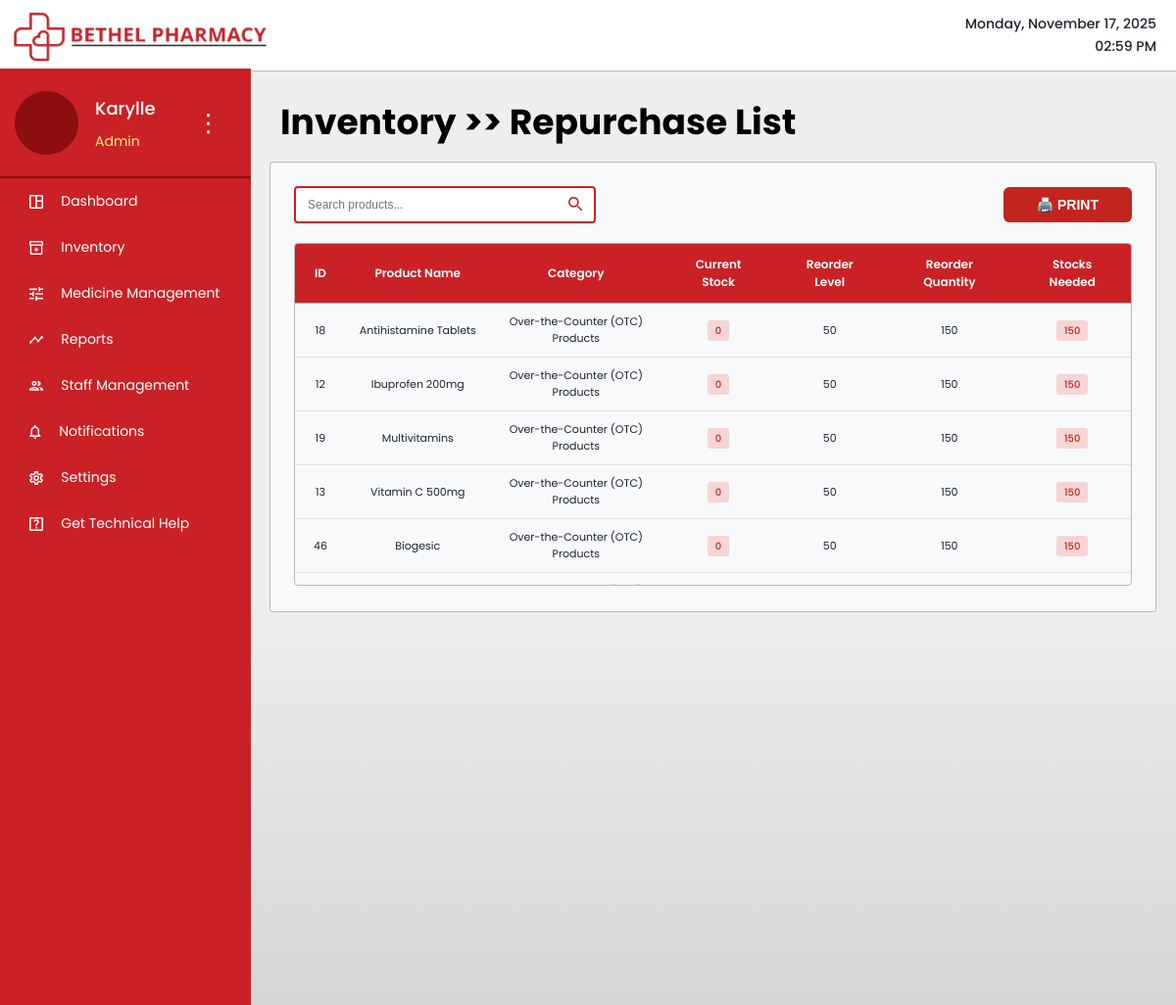
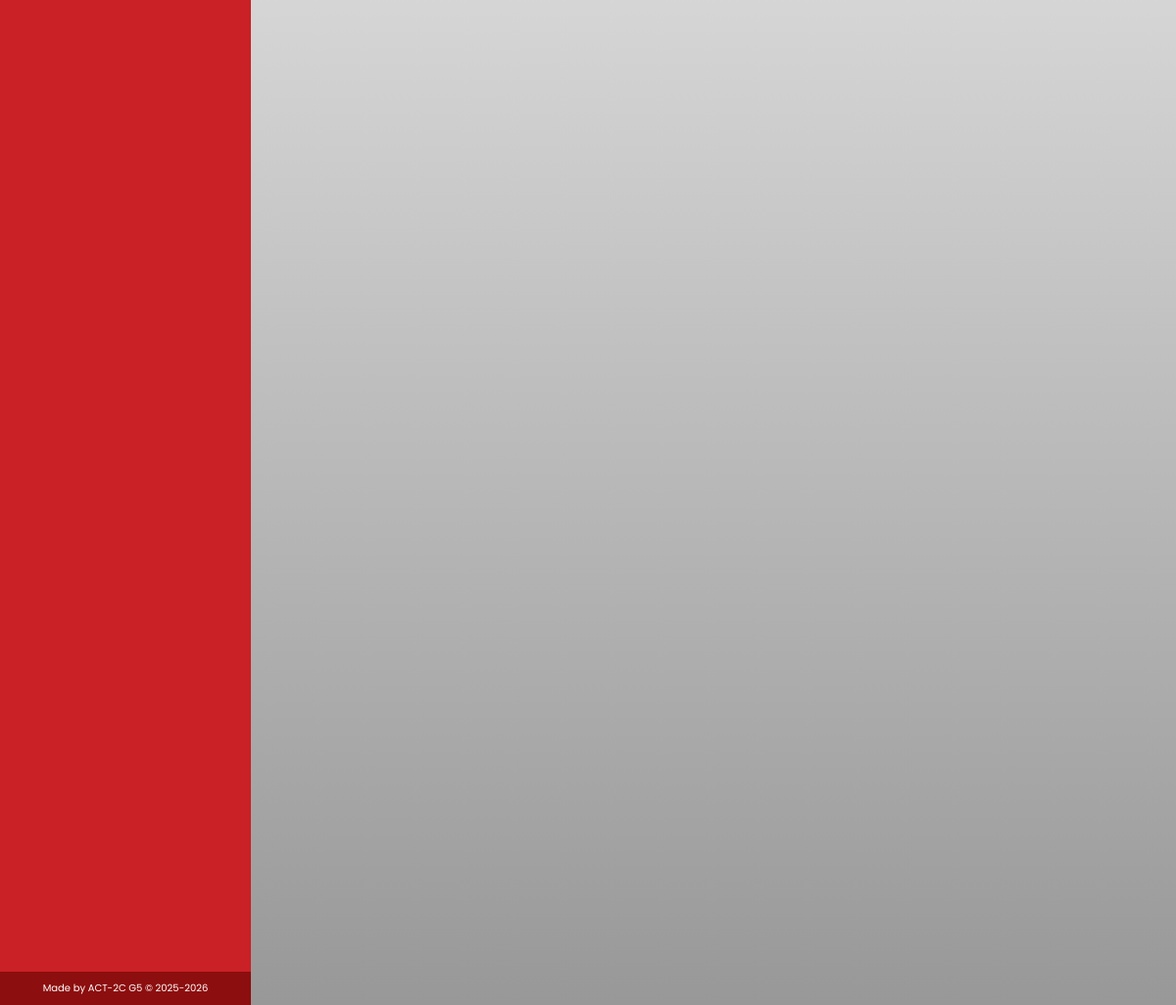
The page /inventory_repurchase.php (signed in) on the database its author committed (2 pictures, top to bottom).
### tables this page shows
CREATE TABLE `products` (
  `product_id` int(11) NOT NULL,
  `product_name` varchar(255) NOT NULL,
  `category` enum('Prescription Medicines','Over-the-Counter (OTC) Products','Health & Personal Care','Medical Supplies & Equipment') NOT NULL,
  `price` decimal(10,2) NOT NULL,
  `current_stock` int(11) NOT NULL DEFAULT 0,
  `manufactured_date` date NOT NULL,
  `expiry_date` date NOT NULL,
  `how_to_use` text DEFAULT NULL,
  `side_effects` text DEFAULT NULL,
  `created_at` timestamp NOT NULL DEFAULT current_timestamp(),
  `updated_at` timestamp NOT NULL DEFAULT current_timestamp() ON UPDATE current_timestamp(),
  `reorder_level` int(11) DEFAULT 50,
  `reorder_quantity` int(11) DEFAULT 100
);

### inventory_repurchase.php (the view, shortened to what this page needs)
<?php
$current_date = date('l, F j, Y');
$current_time = date('h:i A');
$conn = new mysqli("localhost", "root", "", "bethel_pharmacy");
$search = isset($_GET['search']) ? $conn->real_escape_string($_GET['search']) : '';
$sql = "SELECT p.product_id, p.product_name, p.category, p.reorder_level, p.reorder_quantity,
        COALESCE(SUM(CASE WHEN pb.status = 'available' AND pb.expiry_date > CURDATE() AND DATEDIFF(pb.expiry_date, CURDATE()) > 365 THEN pb.quantity ELSE 0 END), 0) AS current_stock,
        (p.reorder_quantity - COALESCE(SUM(CASE WHEN pb.status = 'available' AND pb.expiry_date > CURDATE() AND DATEDIFF(pb.expiry_date, CURDATE()) > 365 THEN pb.quantity ELSE 0 END), 0)) AS stocks_needed
        FROM products p
        LEFT JOIN product_batches pb ON p.product_id = pb.product_id
        WHERE 1=1";
$sql .= " GROUP BY p.product_id
          HAVING current_stock <= p.reorder_level AND stocks_needed > 0
          ORDER BY stocks_needed DESC";
$result = $conn->query($sql);
$repurchase_list = [];
while($row = $result->fetch_assoc()) {
    $repurchase_list[] = $row;
}
?>
<!DOCTYPE html>
<html lang="en">
<head>
    <link rel="stylesheet" href="css/base.css">
    <link rel="stylesheet" href="css/header.css">
    <link rel="stylesheet" href="css/sidebar.css">
    <link rel="stylesheet" href="css/management.css">
    <link rel="stylesheet" href="css/tables.css">
    <link rel="stylesheet" href="css/inventory.css">
</head>
</head>
<body>
    <header class="header">
        <img src="assets/bethel_logo.png" alt="Bethel Pharmacy" class="logo">
        <div class="datetime">
            <div><?php echo $current_date; ?></div>
            <div><?php echo $current_time; ?></div>
        </div>
    </header>
    <nav class="sidebar">
        <div class="profile-container">
            <div class="profile-image"></div>
            <div class="profile-info">
                <div class="profile-username"><?php echo $_SESSION['username']; ?></div>
                <div class="profile-role"><?php echo ucfirst($_SESSION['role']); ?></div>
            </div>
            <div class="profile-menu" onclick="this.nextElementSibling.classList.toggle('show')">&vellip;</div>
        </div>
        <div class="nav-buttons">
            <a href="admin_dashboard.php" class="nav-button"><img src="assets/dashboard.png" alt="">Dashboard</a>
            <a href="inventory.php" class="nav-button"><img src="assets/inventory.png" alt="">Inventory</a>
            <a href="medicine_management.php" class="nav-button"><img src="assets/management.png" alt="">Medicine Management</a>
            <a href="reports.php" class="nav-button"><img src="assets/reports.png" alt="">Reports</a>
            <a href="staff_management.php" class="nav-button"><img src="assets/staff.png" alt="">Staff Management</a>
            <a href="notifications.php" class="nav-button"><img src="assets/notifs.png" alt="">Notifications</a>
            <a href="settings.php" class="nav-button"><img src="assets/settings.png" alt="">Settings</a>
            <a href="help.php" class="nav-button"><img src="assets/help.png" alt="">Get Technical Help</a>
        </div>
        <div class="sidebar-credits">Made by ACT-2C G5 © 2025-2026</div>
    </nav>
    <div class="content">
        <h2>Inventory >> Repurchase List</h2>
        <div class="management-panel">
            <div class="panel-controls" style="display: flex; justify-content: space-between; align-items: center;">
                <form method="GET" class="search-form">
                    <input type="text" name="search" value="<?php echo htmlspecialchars($search); ?>" class="search-input" placeholder="Search products...">
                    <button type="submit" style="background: none; border: none; padding: 0; cursor: pointer;">
                        <img src="assets/search.png" alt="Search" class="search-icon">
                    </button>
                </form>
                <button onclick="printTable()" style="background: #c2251d; color: white; border: none; padding: 10px 34px; border-radius: 6px; font-size: 14px; font-weight: 550; cursor: pointer; transition: background 0.3s; white-space: nowrap;">
                🖨️  PRINT
                </button>
            </div>
            <div class="products-table-container">
                <table class="products-table">
                    <thead>
                        <tr>
                            <th>ID</th>
                            <th>Product Name</th>
                            <th>Category</th>
                            <th>Current Stock</th>
                            <th>Reorder Level</th>
                            <th>Reorder Quantity</th>
                            <th>Stocks Needed</th>
                        </tr>
                    </thead>
                    <tbody>
                        <?php if (empty($repurchase_list)): ?>
                            <tr>
                                <td colspan="7" style="text-align: center; padding: 20px; color: #666;">
                                    No products need repurchasing at this time.
                                </td>
                            </tr>
                        <?php else: ?>
                            <?php foreach($repurchase_list as $row):
                                $stock_class = $row['current_stock'] == 0 ? 'status-red' : 'status-orange';
                            ?>
                            <tr>
                                <td><?php echo $row['product_id']; ?></td>
                                <td><?php echo $row['product_name']; ?></td>
                                <td><?php echo $row['category']; ?></td>
                                <td><span class="status-badge <?php echo $stock_class; ?>"><?php echo $row['current_stock']; ?></span></td>
                                <td><?php echo $row['reorder_level']; ?></td>
                                <td><?php echo $row['reorder_quantity']; ?></td>
                                <td><span class="status-badge status-red"><?php echo $row['stocks_needed']; ?></span></td>
                            </tr>
                            <?php endforeach; ?>
                        <?php endif; ?>
                    </tbody>
                </table>
            </div>
        </div>
    </div>
</body>
</html>

### css/base.css (style rules this page uses)
* { margin: 0; padding: 0; box-sizing: border-box; }
html, body { margin: 0; padding: 0; height: 100%; }
body { font-family: 'Poppins', sans-serif; background: linear-gradient(180deg, #EEEEEE 30%, #999898 100%); min-height: 100vh; overflow: hidden; }
.content { max-width: calc(100vw - 256px); margin: 30px 20px 30px 256px; padding: 10px 20px; max-height: calc(100vh - 103px); overflow: hidden; }
.content h2 { margin: 0; font-family: Poppins; font-weight: 620; font-size: 36px; line-height: 24px; letter-spacing: 0; width: auto; height: 24px; }

### css/header.css (style rules this page uses)
.header { width: 100%; height: 73px; background: white; border-bottom: 1.5px solid rgba(29, 36, 46, 0.3); display: flex; justify-content: space-between; align-items: center; padding-right: 20px; margin: 0; }
.logo { width: 289px; height: 68px; object-fit: contain; }
.datetime { font-weight: 500; font-size: 14px; line-height: 23px; color: #1D242E; text-align: right; }

### css/sidebar.css (style rules this page uses)
.sidebar { width: 256px; min-height: calc(100vh - 70px); background: #C92126; position: fixed; top: 70px; left: 0; display: flex; flex-direction: column; }
.profile-container { width: 210px; height: 65px; position: absolute; top: 23px; left: 15px; display: flex; align-items: center; }
.profile-image { width: 65px; height: 65px; border-radius: 50%; background: #8D0E0E; flex-shrink: 0; }
.profile-info { margin: 0 17px; flex: 1; }
.profile-username { font-weight: 500; font-size: 18px; color: white; margin-bottom: 10px; }
.profile-role { font-size: 14px; color: #FFEC85; }
.profile-menu { font-size: 25px; color: white; cursor: pointer; }
.nav-buttons { width: 100%; margin-top: 110px; border-top: 2px solid #8D0E0E; }
.nav-button { width: 100%; height: 47px; background: transparent; border: none; cursor: pointer; font-size: 14px; color: white; text-align: left; padding: 10px 10px 10px 0.8cm; display: flex; align-items: center; gap: 18px; transition: background 0.2s; text-decoration: none; pointer-events: auto; }
.sidebar-credits { width: 256px; height: 34px; background: #8D0E0E; margin-top: auto; display: flex; align-items: center; justify-content: center; font-size: 10px; color: white; }

### css/management.css (style rules this page uses)
.management-panel { width: auto; height: 460px; background: #F8F9FA; border: 1px solid rgba(29, 36, 46, 0.3); border-radius: 4px; margin: 30px 0 0 0; padding: 24px; position: absolute; left: 275px; right: 20px; top: 135px; }
.search-form { display: flex; align-items: center; width: 308px; height: 38px; background: white; border: 2.5px solid #C92126; border-radius: 4px; padding: 0 12px; flex-shrink: 0; }
.search-input { flex: 1; border: none; outline: none; font-size: 12px; background: transparent; min-width: 0; }
.search-icon { width: 14px; height: 14px; margin-left: 10px; cursor: pointer; flex-shrink: 0; }
.panel-controls { display: flex; gap: 15px; margin-bottom: 15px; align-items: center; }
.panel-controls form { margin: 0; }

### css/tables.css (style rules this page uses)
.products-table-container { width: 100%; height: 350px; overflow-y: auto; border: 1px solid rgba(29, 36, 46, 0.3); border-radius: 4px; margin-top: 20px; }
.products-table { width: 100%; border-collapse: collapse; }
.products-table thead { position: sticky; top: 0; background: #C92126; color: white; z-index: 1; }
.products-table th { padding: 12px 20px; text-align: center; font-weight: 600; font-size: 12px; border-bottom: 1px solid rgba(29, 36, 46, 0.3); }
.products-table td { text-align: center; padding: 10px 8px; font-size: 11px; border-bottom: 1px solid rgba(29, 36, 46, 0.1); color: #1D242E; vertical-align: middle; }
.status-badge { padding: 3px 8px; border-radius: 3px; font-size: 10px; font-weight: 500; }
.status-red { background: rgba(240, 72, 62, 0.2); color: #c2251d; }
.panel-controls { display: flex; justify-content: space-between; align-items: center; gap: 15px; margin-bottom: 20px; }

### css/inventory.css (style rules this page uses)
.content { padding-right: 10px; padding-left: 30px; }

### rows shown on the page
products: product_id "18", product_name "Antihistamine Tablets", category "Over-the-Counter (OTC) Products", current_stock "0", reorder_level "50", reorder_quantity "150", stocks_needed "150"
products: product_id "12", product_name "Ibuprofen 200mg", category "Over-the-Counter (OTC) Products", current_stock "0", reorder_level "50", reorder_quantity "150", stocks_needed "150"
products: product_id "19", product_name "Multivitamins", category "Over-the-Counter (OTC) Products", current_stock "0", reorder_level "50", reorder_quantity "150", stocks_needed "150"
products: product_id "13", product_name "Vitamin C 500mg", category "Over-the-Counter (OTC) Products", current_stock "0", reorder_level "50", reorder_quantity "150", stocks_needed "150"
products: product_id "46", product_name "Biogesic", category "Over-the-Counter (OTC) Products", current_stock "0", reorder_level "50", reorder_quantity "150", stocks_needed "150"

### other values the page prints
$_SESSION['username'] "Karylle"
$_SESSION['role'] "Admin"
